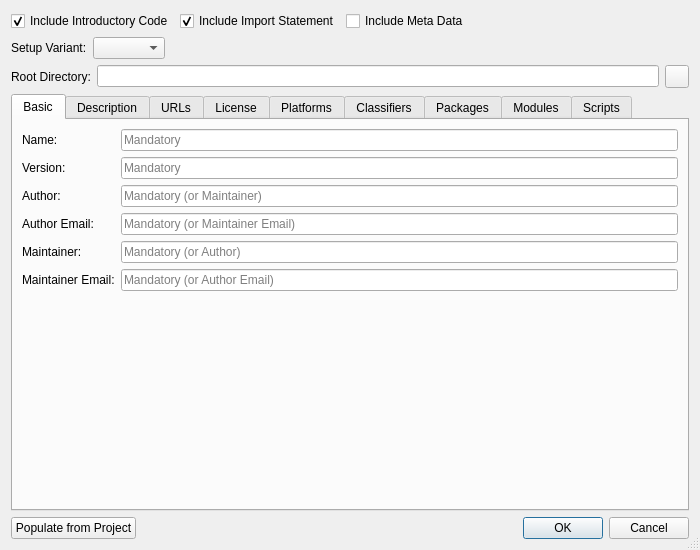
<?xml version="1.0" encoding="UTF-8"?>
<ui version="4.0">
 <class>SetupWizardDialog</class>
 <widget class="QDialog" name="SetupWizardDialog">
  <property name="geometry">
   <rect>
    <x>0</x>
    <y>0</y>
    <width>700</width>
    <height>550</height>
   </rect>
  </property>
  <property name="windowTitle">
   <string>setup.py Wizard</string>
  </property>
  <property name="sizeGripEnabled">
   <bool>true</bool>
  </property>
  <layout class="QVBoxLayout" name="verticalLayout">
   <item>
    <layout class="QHBoxLayout" name="horizontalLayout_9">
     <item>
      <widget class="QCheckBox" name="introCheckBox">
       <property name="toolTip">
        <string>Select to include the introductory part of the setup.py code</string>
       </property>
       <property name="text">
        <string>Include Introductory Code</string>
       </property>
       <property name="checked">
        <bool>true</bool>
       </property>
      </widget>
     </item>
     <item>
      <widget class="QCheckBox" name="importCheckBox">
       <property name="toolTip">
        <string>Select to include the import statement</string>
       </property>
       <property name="text">
        <string>Include Import Statement</string>
       </property>
       <property name="checked">
        <bool>true</bool>
       </property>
      </widget>
     </item>
     <item>
      <widget class="QCheckBox" name="metaDataCheckBox">
       <property name="toolTip">
        <string>Select to include code for the meta data section</string>
       </property>
       <property name="text">
        <string>Include Meta Data</string>
       </property>
      </widget>
     </item>
     <item>
      <spacer name="horizontalSpacer_6">
       <property name="orientation">
        <enum>Qt::Horizontal</enum>
       </property>
       <property name="sizeHint" stdset="0">
        <size>
         <width>40</width>
         <height>20</height>
        </size>
       </property>
      </spacer>
     </item>
    </layout>
   </item>
   <item>
    <layout class="QHBoxLayout" name="horizontalLayout_2">
     <item>
      <widget class="QLabel" name="label_13">
       <property name="text">
        <string>Setup Variant:</string>
       </property>
      </widget>
     </item>
     <item>
      <widget class="QComboBox" name="variantComboBox">
       <property name="toolTip">
        <string>Select the setup variant</string>
       </property>
      </widget>
     </item>
     <item>
      <spacer name="horizontalSpacer_2">
       <property name="orientation">
        <enum>Qt::Horizontal</enum>
       </property>
       <property name="sizeHint" stdset="0">
        <size>
         <width>40</width>
         <height>20</height>
        </size>
       </property>
      </spacer>
     </item>
    </layout>
   </item>
   <item>
    <layout class="QHBoxLayout" name="horizontalLayout_5">
     <item>
      <widget class="QLabel" name="label_15">
       <property name="text">
        <string>Root Directory:</string>
       </property>
      </widget>
     </item>
     <item>
      <widget class="QLineEdit" name="packageRootEdit">
       <property name="toolTip">
        <string>Enter the root directory</string>
       </property>
      </widget>
     </item>
     <item>
      <widget class="QToolButton" name="packageRootDirButton">
       <property name="toolTip">
        <string>Select the root directory via a directory selection dialog</string>
       </property>
      </widget>
     </item>
    </layout>
   </item>
   <item>
    <widget class="QTabWidget" name="dataTabWidget">
     <property name="currentIndex">
      <number>0</number>
     </property>
     <widget class="QWidget" name="basicTab">
      <attribute name="title">
       <string>Basic</string>
      </attribute>
      <layout class="QGridLayout" name="gridLayout">
       <item row="0" column="0">
        <widget class="QLabel" name="label">
         <property name="text">
          <string>Name:</string>
         </property>
        </widget>
       </item>
       <item row="0" column="1">
        <widget class="QLineEdit" name="nameEdit">
         <property name="toolTip">
          <string>Enter the package name</string>
         </property>
         <property name="maxLength">
          <number>200</number>
         </property>
         <property name="placeholderText">
          <string>Mandatory</string>
         </property>
        </widget>
       </item>
       <item row="1" column="0">
        <widget class="QLabel" name="label_2">
         <property name="text">
          <string>Version:</string>
         </property>
        </widget>
       </item>
       <item row="1" column="1">
        <widget class="QLineEdit" name="versionEdit">
         <property name="toolTip">
          <string>Enter the version number in the form 'major.minor[.patch[.sub]]'</string>
         </property>
         <property name="maxLength">
          <number>200</number>
         </property>
         <property name="placeholderText">
          <string>Mandatory</string>
         </property>
        </widget>
       </item>
       <item row="2" column="0">
        <widget class="QLabel" name="label_3">
         <property name="text">
          <string>Author:</string>
         </property>
        </widget>
       </item>
       <item row="2" column="1">
        <widget class="QLineEdit" name="authorEdit">
         <property name="toolTip">
          <string>Enter the author's name</string>
         </property>
         <property name="maxLength">
          <number>200</number>
         </property>
         <property name="placeholderText">
          <string>Mandatory (or Maintainer)</string>
         </property>
        </widget>
       </item>
       <item row="3" column="0">
        <widget class="QLabel" name="label_4">
         <property name="text">
          <string>Author Email:</string>
         </property>
        </widget>
       </item>
       <item row="3" column="1">
        <widget class="QLineEdit" name="authorEmailEdit">
         <property name="toolTip">
          <string>Enter the author's email address</string>
         </property>
         <property name="inputMask">
          <string notr="true"/>
         </property>
         <property name="maxLength">
          <number>200</number>
         </property>
         <property name="placeholderText">
          <string>Mandatory (or Maintainer Email)</string>
         </property>
        </widget>
       </item>
       <item row="4" column="0">
        <widget class="QLabel" name="label_5">
         <property name="text">
          <string>Maintainer:</string>
         </property>
        </widget>
       </item>
       <item row="4" column="1">
        <widget class="QLineEdit" name="maintainerEdit">
         <property name="toolTip">
          <string>Enter the maintainer's name</string>
         </property>
         <property name="maxLength">
          <number>200</number>
         </property>
         <property name="placeholderText">
          <string>Mandatory (or Author)</string>
         </property>
        </widget>
       </item>
       <item row="5" column="0">
        <widget class="QLabel" name="label_6">
         <property name="text">
          <string>Maintainer Email:</string>
         </property>
        </widget>
       </item>
       <item row="5" column="1">
        <widget class="QLineEdit" name="maintainerEmailEdit">
         <property name="toolTip">
          <string>Enter the maintainer's email address</string>
         </property>
         <property name="maxLength">
          <number>200</number>
         </property>
         <property name="placeholderText">
          <string>Mandatory (or Author Email)</string>
         </property>
        </widget>
       </item>
       <item row="6" column="1">
        <spacer name="verticalSpacer">
         <property name="orientation">
          <enum>Qt::Vertical</enum>
         </property>
         <property name="sizeHint" stdset="0">
          <size>
           <width>20</width>
           <height>223</height>
          </size>
         </property>
        </spacer>
       </item>
      </layout>
     </widget>
     <widget class="QWidget" name="descriptionTab">
      <attribute name="title">
       <string>Description</string>
      </attribute>
      <layout class="QGridLayout" name="gridLayout_2">
       <item row="0" column="0">
        <widget class="QLabel" name="label_7">
         <property name="text">
          <string>Summary:</string>
         </property>
        </widget>
       </item>
       <item row="0" column="1">
        <widget class="QLineEdit" name="summaryEdit">
         <property name="toolTip">
          <string>Enter the summary description of the package</string>
         </property>
         <property name="maxLength">
          <number>200</number>
         </property>
        </widget>
       </item>
       <item row="1" column="0">
        <widget class="QLabel" name="label_8">
         <property name="text">
          <string>Description:</string>
         </property>
         <property name="alignment">
          <set>Qt::AlignLeading|Qt::AlignLeft|Qt::AlignTop</set>
         </property>
        </widget>
       </item>
       <item row="1" column="1">
        <widget class="QPlainTextEdit" name="descriptionEdit">
         <property name="toolTip">
          <string>Enter the description of the package or files (one per line) to get it from.</string>
         </property>
        </widget>
       </item>
       <item row="2" column="1">
        <widget class="QCheckBox" name="descriptionFromFilesCheckBox">
         <property name="toolTip">
          <string>Select to get the description from files</string>
         </property>
         <property name="text">
          <string>Get description from files</string>
         </property>
        </widget>
       </item>
       <item row="3" column="0">
        <widget class="QLabel" name="label_16">
         <property name="text">
          <string>Keywords:</string>
         </property>
        </widget>
       </item>
       <item row="3" column="1">
        <widget class="QLineEdit" name="keywordsEdit">
         <property name="toolTip">
          <string>Enter the keywords separated by comma</string>
         </property>
        </widget>
       </item>
      </layout>
     </widget>
     <widget class="QWidget" name="urlTab">
      <attribute name="title">
       <string>URLs</string>
      </attribute>
      <layout class="QGridLayout" name="gridLayout_3">
       <item row="0" column="0">
        <widget class="QLabel" name="label_9">
         <property name="text">
          <string>Home Page URL:</string>
         </property>
        </widget>
       </item>
       <item row="0" column="1">
        <widget class="QLineEdit" name="homePageUrlEdit">
         <property name="toolTip">
          <string>Enter the URL of the home page</string>
         </property>
         <property name="placeholderText">
          <string>Mandatory</string>
         </property>
        </widget>
       </item>
       <item row="1" column="0">
        <widget class="QLabel" name="label_10">
         <property name="text">
          <string>Download URL:</string>
         </property>
        </widget>
       </item>
       <item row="1" column="1">
        <widget class="QLineEdit" name="downloadUrlEdit">
         <property name="toolTip">
          <string>Enter the download URL</string>
         </property>
        </widget>
       </item>
       <item row="2" column="1">
        <spacer name="verticalSpacer_2">
         <property name="orientation">
          <enum>Qt::Vertical</enum>
         </property>
         <property name="sizeHint" stdset="0">
          <size>
           <width>20</width>
           <height>339</height>
          </size>
         </property>
        </spacer>
       </item>
      </layout>
     </widget>
     <widget class="QWidget" name="licenseTab">
      <attribute name="title">
       <string>License</string>
      </attribute>
      <layout class="QVBoxLayout" name="verticalLayout_2">
       <item>
        <widget class="QCheckBox" name="licenseClassifierCheckBox">
         <property name="text">
          <string>Select From Trove License Classifiers</string>
         </property>
         <property name="checked">
          <bool>true</bool>
         </property>
        </widget>
       </item>
       <item>
        <widget class="QComboBox" name="licenseClassifierComboBox">
         <property name="toolTip">
          <string>Select the license from the list of Trove Classifiers</string>
         </property>
        </widget>
       </item>
       <item>
        <widget class="QLineEdit" name="licenseEdit">
         <property name="enabled">
          <bool>false</bool>
         </property>
         <property name="toolTip">
          <string>Enter a license if none of the above are suitable</string>
         </property>
        </widget>
       </item>
       <item>
        <spacer name="verticalSpacer_3">
         <property name="orientation">
          <enum>Qt::Vertical</enum>
         </property>
         <property name="sizeHint" stdset="0">
          <size>
           <width>20</width>
           <height>311</height>
          </size>
         </property>
        </spacer>
       </item>
      </layout>
     </widget>
     <widget class="QWidget" name="platformsTab">
      <attribute name="title">
       <string>Platforms</string>
      </attribute>
      <layout class="QVBoxLayout" name="verticalLayout_3">
       <item>
        <widget class="QLabel" name="label_11">
         <property name="text">
          <string>Enter supported platforms (one per line):</string>
         </property>
        </widget>
       </item>
       <item>
        <widget class="QPlainTextEdit" name="platformsEdit"/>
       </item>
      </layout>
     </widget>
     <widget class="QWidget" name="classifiersTab">
      <attribute name="title">
       <string>Classifiers</string>
      </attribute>
      <layout class="QVBoxLayout" name="verticalLayout_4">
       <item>
        <layout class="QHBoxLayout" name="horizontalLayout_3">
         <item>
          <widget class="QLabel" name="label_14">
           <property name="text">
            <string>Development Status:</string>
           </property>
          </widget>
         </item>
         <item>
          <widget class="QComboBox" name="developmentStatusComboBox">
           <property name="toolTip">
            <string>Select the development status</string>
           </property>
          </widget>
         </item>
         <item>
          <spacer name="horizontalSpacer_3">
           <property name="orientation">
            <enum>Qt::Horizontal</enum>
           </property>
           <property name="sizeHint" stdset="0">
            <size>
             <width>40</width>
             <height>20</height>
            </size>
           </property>
          </spacer>
         </item>
        </layout>
       </item>
       <item>
        <widget class="QLabel" name="label_12">
         <property name="text">
          <string>Select the applicable classifiers:</string>
         </property>
        </widget>
       </item>
       <item>
        <widget class="QTreeWidget" name="classifiersList">
         <property name="alternatingRowColors">
          <bool>true</bool>
         </property>
         <attribute name="headerVisible">
          <bool>false</bool>
         </attribute>
         <column>
          <property name="text">
           <string notr="true">1</string>
          </property>
         </column>
        </widget>
       </item>
      </layout>
     </widget>
     <widget class="QWidget" name="packagesTab">
      <attribute name="title">
       <string>Packages</string>
      </attribute>
      <layout class="QVBoxLayout" name="verticalLayout_8">
       <item>
        <widget class="QStackedWidget" name="packagesStackedWidget">
         <property name="currentIndex">
          <number>1</number>
         </property>
         <widget class="QWidget" name="distutilsPage">
          <layout class="QVBoxLayout" name="verticalLayout_5">
           <property name="leftMargin">
            <number>0</number>
           </property>
           <property name="topMargin">
            <number>0</number>
           </property>
           <property name="rightMargin">
            <number>0</number>
           </property>
           <property name="bottomMargin">
            <number>0</number>
           </property>
           <item>
            <widget class="QListWidget" name="packagesList">
             <property name="alternatingRowColors">
              <bool>true</bool>
             </property>
             <property name="selectionMode">
              <enum>QAbstractItemView::ExtendedSelection</enum>
             </property>
             <property name="sortingEnabled">
              <bool>true</bool>
             </property>
            </widget>
           </item>
           <item>
            <layout class="QHBoxLayout" name="horizontalLayout_4">
             <item>
              <widget class="QPushButton" name="deletePackageButton">
               <property name="enabled">
                <bool>false</bool>
               </property>
               <property name="toolTip">
                <string>Press to delete the selected entries</string>
               </property>
               <property name="text">
                <string>Delete</string>
               </property>
              </widget>
             </item>
             <item>
              <widget class="QPushButton" name="addPackageButton">
               <property name="enabled">
                <bool>false</bool>
               </property>
               <property name="toolTip">
                <string>Add the package</string>
               </property>
               <property name="text">
                <string>Add</string>
               </property>
              </widget>
             </item>
             <item>
              <widget class="QLineEdit" name="packageEdit">
               <property name="toolTip">
                <string>Enter a package name to be added</string>
               </property>
              </widget>
             </item>
             <item>
              <widget class="QToolButton" name="packageDirButton">
               <property name="toolTip">
                <string>Press to select a package directory via a directory selection dialog</string>
               </property>
              </widget>
             </item>
            </layout>
           </item>
           <item>
            <widget class="QPushButton" name="autodiscoverPackagesButton">
             <property name="toolTip">
              <string>Press to discover packages of a project automatically</string>
             </property>
             <property name="text">
              <string>Autodiscover Packages</string>
             </property>
            </widget>
           </item>
          </layout>
         </widget>
         <widget class="QWidget" name="setuptoolsPage">
          <layout class="QGridLayout" name="gridLayout_5">
           <property name="leftMargin">
            <number>0</number>
           </property>
           <property name="topMargin">
            <number>0</number>
           </property>
           <property name="rightMargin">
            <number>0</number>
           </property>
           <property name="bottomMargin">
            <number>0</number>
           </property>
           <item row="0" column="0">
            <widget class="QLabel" name="label_17">
             <property name="text">
              <string>Source Directory:</string>
             </property>
            </widget>
           </item>
           <item row="0" column="1">
            <widget class="QLineEdit" name="sourceDirectoryEdit">
             <property name="toolTip">
              <string>Enter the source directory for the 'find_packages()' call</string>
             </property>
            </widget>
           </item>
           <item row="0" column="2">
            <widget class="QToolButton" name="sourceDirectoryButton">
             <property name="toolTip">
              <string>Select the source directory for the 'find_packages()' call via a directory selection dialog</string>
             </property>
             <property name="text">
              <string/>
             </property>
            </widget>
           </item>
           <item row="1" column="0" alignment="Qt::AlignTop">
            <widget class="QLabel" name="label_18">
             <property name="text">
              <string>Exclude Patterns:</string>
             </property>
            </widget>
           </item>
           <item row="1" column="1" colspan="2">
            <widget class="QListWidget" name="excludePatternList">
             <property name="alternatingRowColors">
              <bool>true</bool>
             </property>
             <property name="selectionMode">
              <enum>QAbstractItemView::ExtendedSelection</enum>
             </property>
             <property name="sortingEnabled">
              <bool>true</bool>
             </property>
            </widget>
           </item>
           <item row="2" column="1" colspan="2">
            <layout class="QHBoxLayout" name="horizontalLayout_8">
             <item>
              <widget class="QPushButton" name="deleteExcludePatternButton">
               <property name="enabled">
                <bool>false</bool>
               </property>
               <property name="toolTip">
                <string>Press to delete the selected entries</string>
               </property>
               <property name="text">
                <string>Delete</string>
               </property>
              </widget>
             </item>
             <item>
              <widget class="QPushButton" name="addExludePatternButton">
               <property name="enabled">
                <bool>false</bool>
               </property>
               <property name="toolTip">
                <string>Press to add the pattern</string>
               </property>
               <property name="text">
                <string>Add</string>
               </property>
              </widget>
             </item>
             <item>
              <widget class="QLineEdit" name="excludePatternEdit">
               <property name="toolTip">
                <string>Enter an exclude pattern for the 'find_packages()' call</string>
               </property>
              </widget>
             </item>
            </layout>
           </item>
           <item row="3" column="0" colspan="3">
            <widget class="QCheckBox" name="includePackageDataCheckBox">
             <property name="toolTip">
              <string>Select to add the 'include_package_data' statement</string>
             </property>
             <property name="text">
              <string>Add 'include_package_data' Statement</string>
             </property>
            </widget>
           </item>
          </layout>
         </widget>
        </widget>
       </item>
      </layout>
     </widget>
     <widget class="QWidget" name="tab">
      <attribute name="title">
       <string>Modules</string>
      </attribute>
      <layout class="QVBoxLayout" name="verticalLayout_7">
       <item>
        <widget class="QListWidget" name="modulesList">
         <property name="alternatingRowColors">
          <bool>true</bool>
         </property>
         <property name="selectionMode">
          <enum>QAbstractItemView::ExtendedSelection</enum>
         </property>
         <property name="sortingEnabled">
          <bool>true</bool>
         </property>
        </widget>
       </item>
       <item>
        <layout class="QHBoxLayout" name="horizontalLayout_7">
         <item>
          <widget class="QPushButton" name="deleteModuleButton">
           <property name="enabled">
            <bool>false</bool>
           </property>
           <property name="toolTip">
            <string>Press to delete the selected entries</string>
           </property>
           <property name="text">
            <string>Delete</string>
           </property>
          </widget>
         </item>
         <item>
          <widget class="QPushButton" name="addModuleButton">
           <property name="toolTip">
            <string>Add modules via a files selection dialog</string>
           </property>
           <property name="text">
            <string>Add...</string>
           </property>
          </widget>
         </item>
         <item>
          <spacer name="horizontalSpacer_5">
           <property name="orientation">
            <enum>Qt::Horizontal</enum>
           </property>
           <property name="sizeHint" stdset="0">
            <size>
             <width>40</width>
             <height>20</height>
            </size>
           </property>
          </spacer>
         </item>
        </layout>
       </item>
      </layout>
     </widget>
     <widget class="QWidget" name="scriptsTab">
      <attribute name="title">
       <string>Scripts</string>
      </attribute>
      <layout class="QVBoxLayout" name="verticalLayout_6">
       <item>
        <widget class="QListWidget" name="scriptsList">
         <property name="alternatingRowColors">
          <bool>true</bool>
         </property>
         <property name="selectionMode">
          <enum>QAbstractItemView::ExtendedSelection</enum>
         </property>
         <property name="sortingEnabled">
          <bool>true</bool>
         </property>
        </widget>
       </item>
       <item>
        <layout class="QHBoxLayout" name="horizontalLayout_6">
         <item>
          <widget class="QPushButton" name="deleteScriptButton">
           <property name="enabled">
            <bool>false</bool>
           </property>
           <property name="toolTip">
            <string>Press to delete the selected entries</string>
           </property>
           <property name="text">
            <string>Delete</string>
           </property>
          </widget>
         </item>
         <item>
          <widget class="QPushButton" name="addScriptButton">
           <property name="toolTip">
            <string>Add script files via a files selection dialog</string>
           </property>
           <property name="text">
            <string>Add...</string>
           </property>
          </widget>
         </item>
         <item>
          <spacer name="horizontalSpacer_4">
           <property name="orientation">
            <enum>Qt::Horizontal</enum>
           </property>
           <property name="sizeHint" stdset="0">
            <size>
             <width>40</width>
             <height>20</height>
            </size>
           </property>
          </spacer>
         </item>
        </layout>
       </item>
      </layout>
     </widget>
    </widget>
   </item>
   <item>
    <layout class="QHBoxLayout" name="horizontalLayout">
     <item>
      <widget class="QPushButton" name="projectButton">
       <property name="toolTip">
        <string>Press to populate entry fields from project data</string>
       </property>
       <property name="text">
        <string>Populate from Project</string>
       </property>
      </widget>
     </item>
     <item>
      <spacer name="horizontalSpacer">
       <property name="orientation">
        <enum>Qt::Horizontal</enum>
       </property>
       <property name="sizeHint" stdset="0">
        <size>
         <width>40</width>
         <height>20</height>
        </size>
       </property>
      </spacer>
     </item>
     <item>
      <widget class="QDialogButtonBox" name="buttonBox">
       <property name="orientation">
        <enum>Qt::Horizontal</enum>
       </property>
       <property name="standardButtons">
        <set>QDialogButtonBox::Cancel|QDialogButtonBox::Ok</set>
       </property>
      </widget>
     </item>
    </layout>
   </item>
  </layout>
 </widget>
 <tabstops>
  <tabstop>introCheckBox</tabstop>
  <tabstop>importCheckBox</tabstop>
  <tabstop>metaDataCheckBox</tabstop>
  <tabstop>variantComboBox</tabstop>
  <tabstop>packageRootEdit</tabstop>
  <tabstop>packageRootDirButton</tabstop>
  <tabstop>dataTabWidget</tabstop>
  <tabstop>nameEdit</tabstop>
  <tabstop>versionEdit</tabstop>
  <tabstop>authorEdit</tabstop>
  <tabstop>authorEmailEdit</tabstop>
  <tabstop>maintainerEdit</tabstop>
  <tabstop>maintainerEmailEdit</tabstop>
  <tabstop>summaryEdit</tabstop>
  <tabstop>descriptionEdit</tabstop>
  <tabstop>descriptionFromFilesCheckBox</tabstop>
  <tabstop>keywordsEdit</tabstop>
  <tabstop>homePageUrlEdit</tabstop>
  <tabstop>downloadUrlEdit</tabstop>
  <tabstop>licenseClassifierCheckBox</tabstop>
  <tabstop>licenseClassifierComboBox</tabstop>
  <tabstop>licenseEdit</tabstop>
  <tabstop>platformsEdit</tabstop>
  <tabstop>developmentStatusComboBox</tabstop>
  <tabstop>classifiersList</tabstop>
  <tabstop>packagesList</tabstop>
  <tabstop>deletePackageButton</tabstop>
  <tabstop>addPackageButton</tabstop>
  <tabstop>packageEdit</tabstop>
  <tabstop>packageDirButton</tabstop>
  <tabstop>autodiscoverPackagesButton</tabstop>
  <tabstop>sourceDirectoryEdit</tabstop>
  <tabstop>sourceDirectoryButton</tabstop>
  <tabstop>excludePatternList</tabstop>
  <tabstop>deleteExcludePatternButton</tabstop>
  <tabstop>addExludePatternButton</tabstop>
  <tabstop>excludePatternEdit</tabstop>
  <tabstop>includePackageDataCheckBox</tabstop>
  <tabstop>modulesList</tabstop>
  <tabstop>deleteModuleButton</tabstop>
  <tabstop>addModuleButton</tabstop>
  <tabstop>scriptsList</tabstop>
  <tabstop>deleteScriptButton</tabstop>
  <tabstop>addScriptButton</tabstop>
  <tabstop>projectButton</tabstop>
 </tabstops>
 <resources/>
 <connections>
  <connection>
   <sender>buttonBox</sender>
   <signal>accepted()</signal>
   <receiver>SetupWizardDialog</receiver>
   <slot>accept()</slot>
   <hints>
    <hint type="sourcelabel">
     <x>236</x>
     <y>540</y>
    </hint>
    <hint type="destinationlabel">
     <x>157</x>
     <y>274</y>
    </hint>
   </hints>
  </connection>
  <connection>
   <sender>buttonBox</sender>
   <signal>rejected()</signal>
   <receiver>SetupWizardDialog</receiver>
   <slot>reject()</slot>
   <hints>
    <hint type="sourcelabel">
     <x>304</x>
     <y>540</y>
    </hint>
    <hint type="destinationlabel">
     <x>286</x>
     <y>274</y>
    </hint>
   </hints>
  </connection>
  <connection>
   <sender>licenseClassifierCheckBox</sender>
   <signal>toggled(bool)</signal>
   <receiver>licenseClassifierComboBox</receiver>
   <slot>setEnabled(bool)</slot>
   <hints>
    <hint type="sourcelabel">
     <x>99</x>
     <y>91</y>
    </hint>
    <hint type="destinationlabel">
     <x>110</x>
     <y>133</y>
    </hint>
   </hints>
  </connection>
  <connection>
   <sender>licenseClassifierCheckBox</sender>
   <signal>toggled(bool)</signal>
   <receiver>licenseEdit</receiver>
   <slot>setDisabled(bool)</slot>
   <hints>
    <hint type="sourcelabel">
     <x>207</x>
     <y>107</y>
    </hint>
    <hint type="destinationlabel">
     <x>192</x>
     <y>141</y>
    </hint>
   </hints>
  </connection>
 </connections>
</ui>
